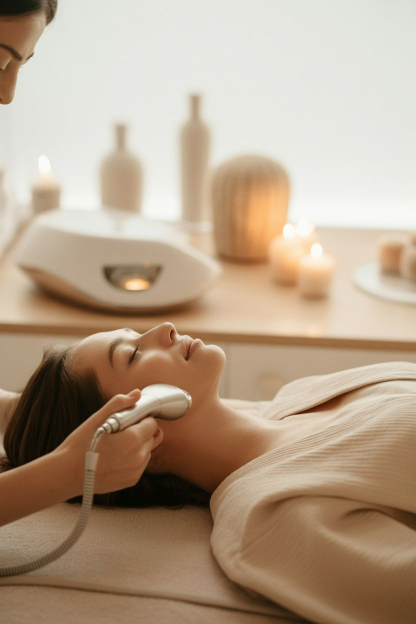
#> input picture eliza-alapanyag/Új_képek/23 1.jpg, 832 x 1248 px (shown at 1/2 size); the run also reads 1 picture not shown here
$ python optimize-performance.py
#> lines starting #> are read from the running program, lines starting #| are printed output that depends on the picture
from pathlib import Path
from PIL import Image,ImageOps
from html.parser import HTMLParser
import re,json
root=Path(__file__).resolve().parent.parent
public=root/'public'
sources={'kezeles':'23 1.jpg','borfiatalitas':'22 1.jpg','hidratalas':'19 1.jpg','borallapot':'28 1.jpg','eliza':'Eliza 2.jpg','arctervezes':'35 1.jpg'}
def variants(stem,shape,ratio,y=.64):
#> called with stem = 'kezeles', shape = 'square-v2', ratio = 1, y = 0.64
 image=ImageOps.exif_transpose(Image.open(root/'eliza-alapanyag/Új_képek'/sources[stem])).convert('RGB')
#> image is the input picture: PIL image 832x1248 RGB; mean R, G, B 181.5, 160.5, 138.4
 for width in [480,640,768]:
  size=(width,round(width/ratio));out=ImageOps.fit(image,size,Image.Resampling.LANCZOS,centering=(.5,y))
  out.save(public/'images/nyugalom'/f'{stem}-{shape}-{width}.webp',format='WEBP',quality=74,method=6)
#> this loop made 3 passes
#> pass 1, in variants, `out = ImageOps.fit(image, size, Image.Resampling.LANCZOS, centering=(0`:
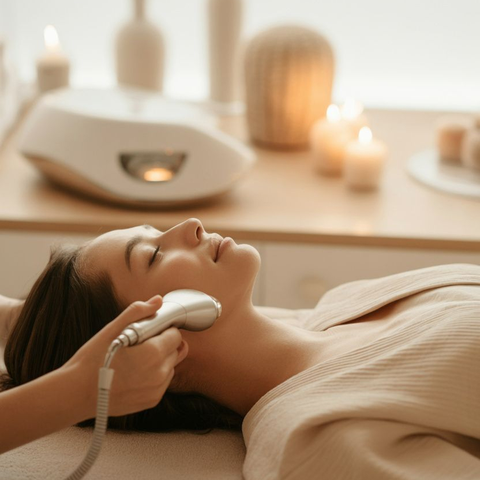
#> out: PIL image 480x480 RGB; mean R, G, B 176.7, 151.2, 125.8
for stem in ['kezeles','borfiatalitas','eliza','borallapot','arctervezes']:variants(stem,'square-v2',1)
#> pass 2 of the loop `for stem in ['kezeles','borfiatalitas','eliza','borallapot','arctervez..`:
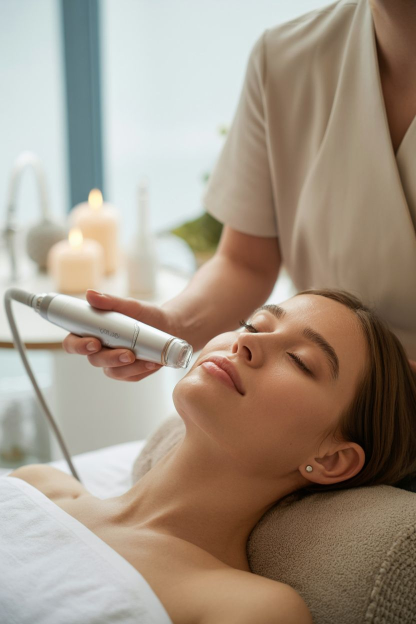
#> input picture eliza-alapanyag/Új_képek/22 1.jpg, 832 x 1248 px (shown at 1/2 size)
#> in variants, image is the input picture: PIL image 832x1248 RGB; mean R, G, B 163.2, 148.8, 133.4
#> pass 3 of the loop `for stem in ['kezeles','borfiatalitas','eliza','borallapot','arctervez..`:
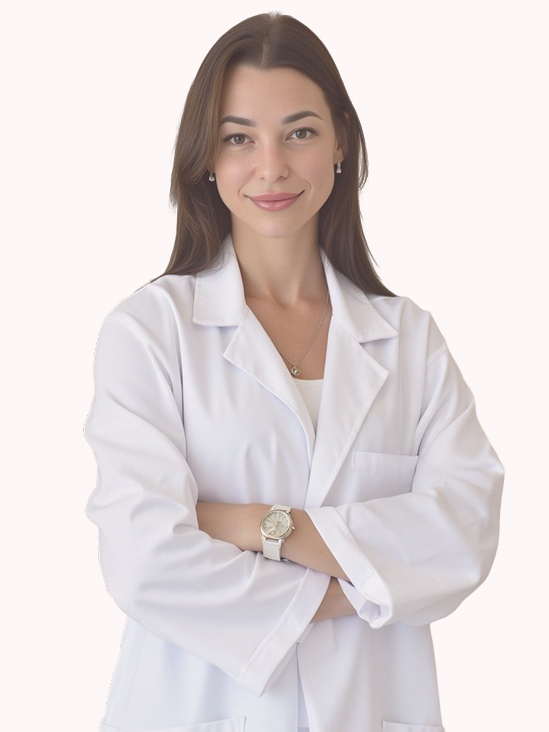
#> input picture eliza-alapanyag/Új_képek/Eliza 2.jpg, 549 x 732 px
#> in variants, image is the input picture: PIL image 549x732 RGB; mean R, G, B 223.7, 215.2, 215.5
#> the loop made 5 passes; the first 3 are shown
for stem in ['borfiatalitas','hidratalas','borallapot']:variants(stem,'card-v2',1.5)
#> the loop in variants (call 6), `for width in [480,640,768]:` made 3 passes
#> pass 1, in variants (call 6), `out = ImageOps.fit(image, size, Image.Resampling.LANCZOS, centering=(0`:
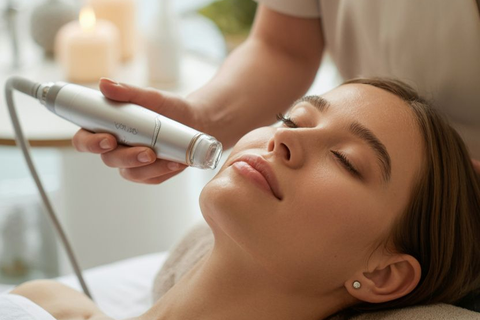
#> out: PIL image 480x320 RGB; mean R, G, B 155.7, 132.3, 113.1
#> pass 2 of the loop `for stem in ['borfiatalitas','hidratalas','borallapot']:variants(stem,..`:
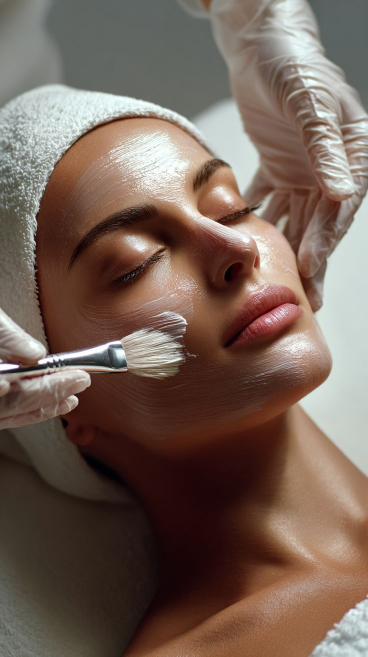
#> input picture eliza-alapanyag/Új_képek/19 1.jpg, 736 x 1313 px (shown at 1/2 size)
#> in variants, image is the input picture: PIL image 736x1313 RGB; mean R, G, B 117.8, 98.4, 87.5
#> pass 3 of the loop `for stem in ['borfiatalitas','hidratalas','borallapot']:variants(stem,..`:
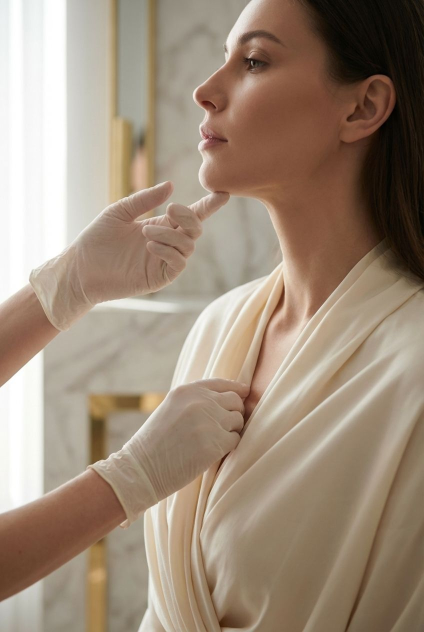
#> input picture eliza-alapanyag/Új_képek/28 1.jpg, 848 x 1264 px (shown at 1/2 size)
#> in variants, image is the input picture: PIL image 848x1264 RGB; mean R, G, B 158.3, 140.2, 122.3
for stem in ['arctervezes','kezeles','hidratalas']:variants(stem,'wide-v2',4/3,.58)
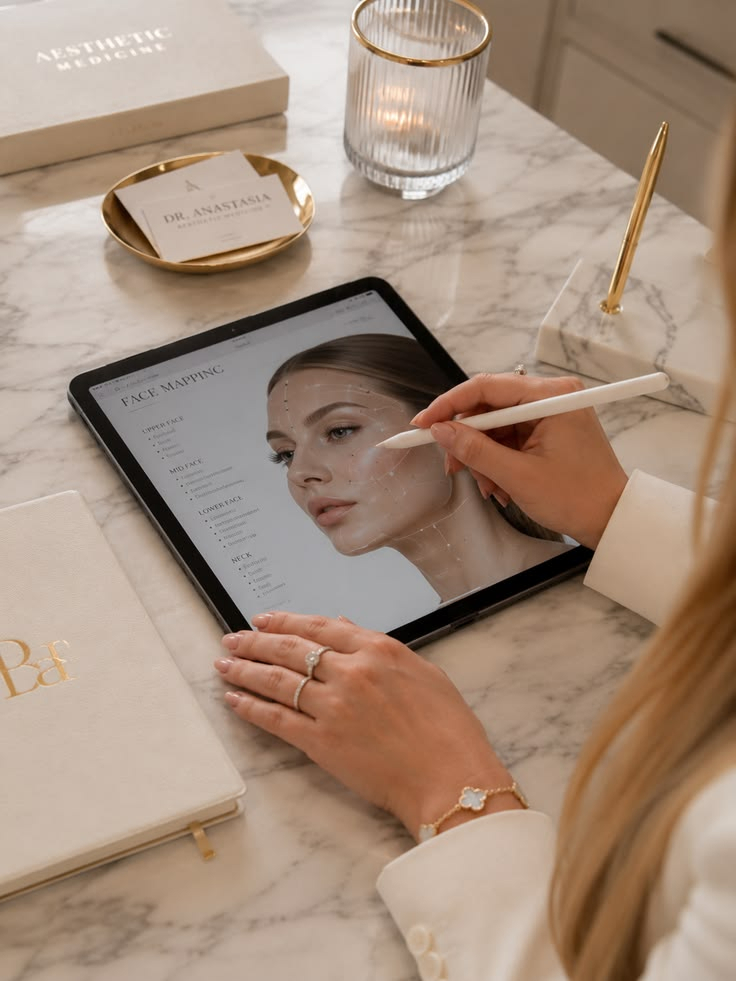
#> input picture eliza-alapanyag/Új_képek/35 1.jpg, 736 x 981 px
#> in variants, image is the input picture: PIL image 736x981 RGB; mean R, G, B 165.2, 141.8, 124.1
#> the loop in variants (call 9), `for width in [480,640,768]:` made 3 passes
#> pass 1, in variants (call 9), `out = ImageOps.fit(image, size, Image.Resampling.LANCZOS, centering=(0`:
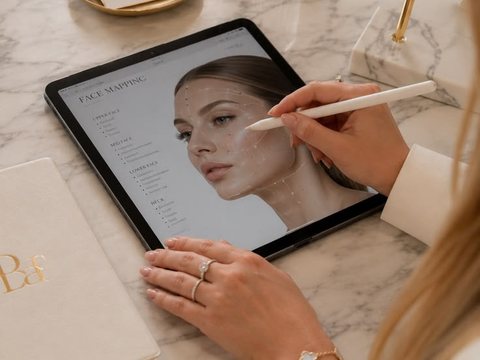
#> out: PIL image 480x360 RGB; mean R, G, B 157, 132, 114.9
#> pass 2 of the loop `for stem in ['arctervezes','kezeles','hidratalas']:variants(stem,'wide..`:
#> the loop in variants (call 10), `for width in [480,640,768]:` made 3 passes
#> pass 1, in variants (call 10), `out = ImageOps.fit(image, size, Image.Resampling.LANCZOS, centering=(0`:
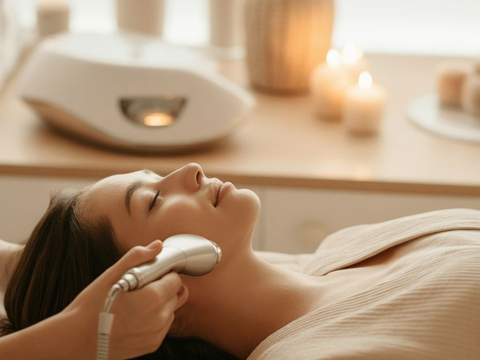
#> out: PIL image 480x360 RGB; mean R, G, B 178, 150.6, 123.7
#> pass 3 of the loop `for stem in ['arctervezes','kezeles','hidratalas']:variants(stem,'wide..`:
#> the loop in variants (call 11), `for width in [480,640,768]:` made 3 passes
#> pass 1, in variants (call 11), `out = ImageOps.fit(image, size, Image.Resampling.LANCZOS, centering=(0`:
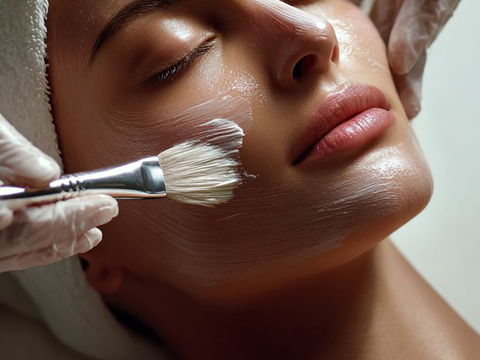
#> out: PIL image 480x360 RGB; mean R, G, B 114.4, 88.7, 77.9
#> (the run stopped early here; a loop or call above may not have finished)
